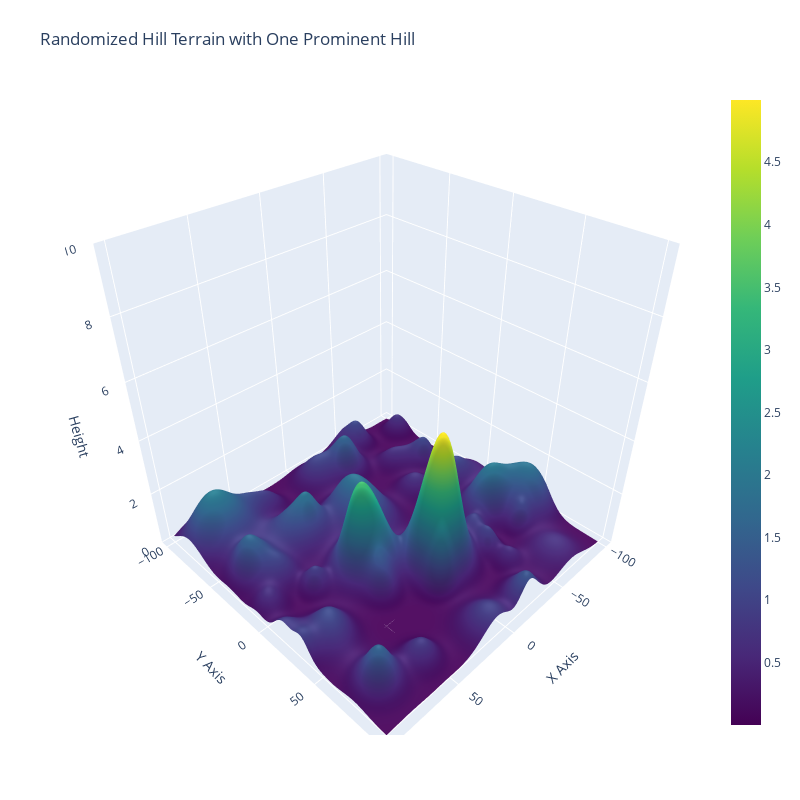

The cell this chart's notebook holds for it:
### Code cell
import numpy as np
import plotly.graph_objects as go
import random
from abc import ABC, abstractmethod
from queue import PriorityQueue
from scipy.stats import dirichlet
from typing import Callable, Any
import scipy as sp

# Set random seeds for reproducibility
seed_value = 20
random.seed(seed_value)
np.random.seed(seed_value)

# Set the size of the terrain
size = 200  # Size of the grid
scale = 1  # Scale for general hill variations

# Create a 2D grid of coordinates
x = np.linspace(-size / 2, size / 2, size)
y = np.linspace(-size / 2, size / 2, size)
x, y = np.meshgrid(x, y)

# Initialize the terrain with random small hills
z = np.zeros((size, size))
num_hills = 60  # Number of random hills
min_hill_height = 0.5
max_hill_height = 1
min_hill_width = 5
max_hill_width = 15
prominent_hill_height = 5
prominent_hill_width = random.uniform(8, 12)

for _ in range(num_hills):
    # Randomize hill parameters
    hill_height = random.uniform(min_hill_height, max_hill_height)  # Heights between 1 and 2
    hill_x = random.uniform(-size / 2, size / 2)
    hill_y = random.uniform(-size / 2, size / 2)
    hill_width = random.uniform(min_hill_width, max_hill_width)  # Controls hill spread
    
    # Add Gaussian hill to the terrain
    z += hill_height * np.exp(-((x - hill_x) ** 2 + (y - hill_y) ** 2) / (2 * hill_width ** 2))

# Add one prominent hill at height close to 10
prominent_hill_x = random.uniform(-size / 2, size / 2)
prominent_hill_y = random.uniform(-size / 2, size / 2)

z += prominent_hill_height * np.exp(-((x - prominent_hill_x) ** 2 + (y - prominent_hill_y) ** 2) / (2 * prominent_hill_width ** 2))

# Create a 3D surface plot
fig = go.Figure(data=[go.Surface(z=z, x=x, y=y, colorscale="Viridis")])

# Set plot title and axis labels
fig.update_layout(
    title="Randomized Hill Terrain with One Prominent Hill",
    scene=dict(
        xaxis_title="X Axis",
        yaxis_title="Y Axis",
        zaxis_title="Height",
        zaxis=dict(range=[0, 10])
    ),
    autosize=False,
    width=800,
    height=800,
    margin=dict(l=65, r=50, b=65, t=90),
)

# Show the plot
fig.show()

### Figure 1 — Plotly figure (JSON) as saved in the notebook; plotly's stock layout.template omitted (floating-point values rounded to 4 significant figures; data arrays with more than 128 entries replaced by an {"elided": "..."} marker saying what was removed)
{"data": [{"colorscale": [[0, "#440154"], [0.1111, "#482878"], [0.2222, "#3e4989"], [0.3333, "#31688e"], [0.4444, "#26828e"], [0.5556, "#1f9e89"], [0.6667, "#35b779"], [0.7778, "#6ece58"], [0.8889, "#b5de2b"], [1, "#fde725"]], "type": "surface", "x": {"elided": "200x200 float values"}, "y": {"elided": "200x200 float values"}, "z": {"elided": "200x200 float values"}}], "layout": {"autosize": false, "height": 800, "margin": {"b": 65, "l": 65, "r": 50, "t": 90}, "scene": {"xaxis": {"title": {"text": "X Axis"}}, "yaxis": {"title": {"text": "Y Axis"}}, "zaxis": {"range": [0, 10], "title": {"text": "Height"}}}, "title": {"text": "Randomized Hill Terrain with One Prominent Hill"}, "width": 800}}
